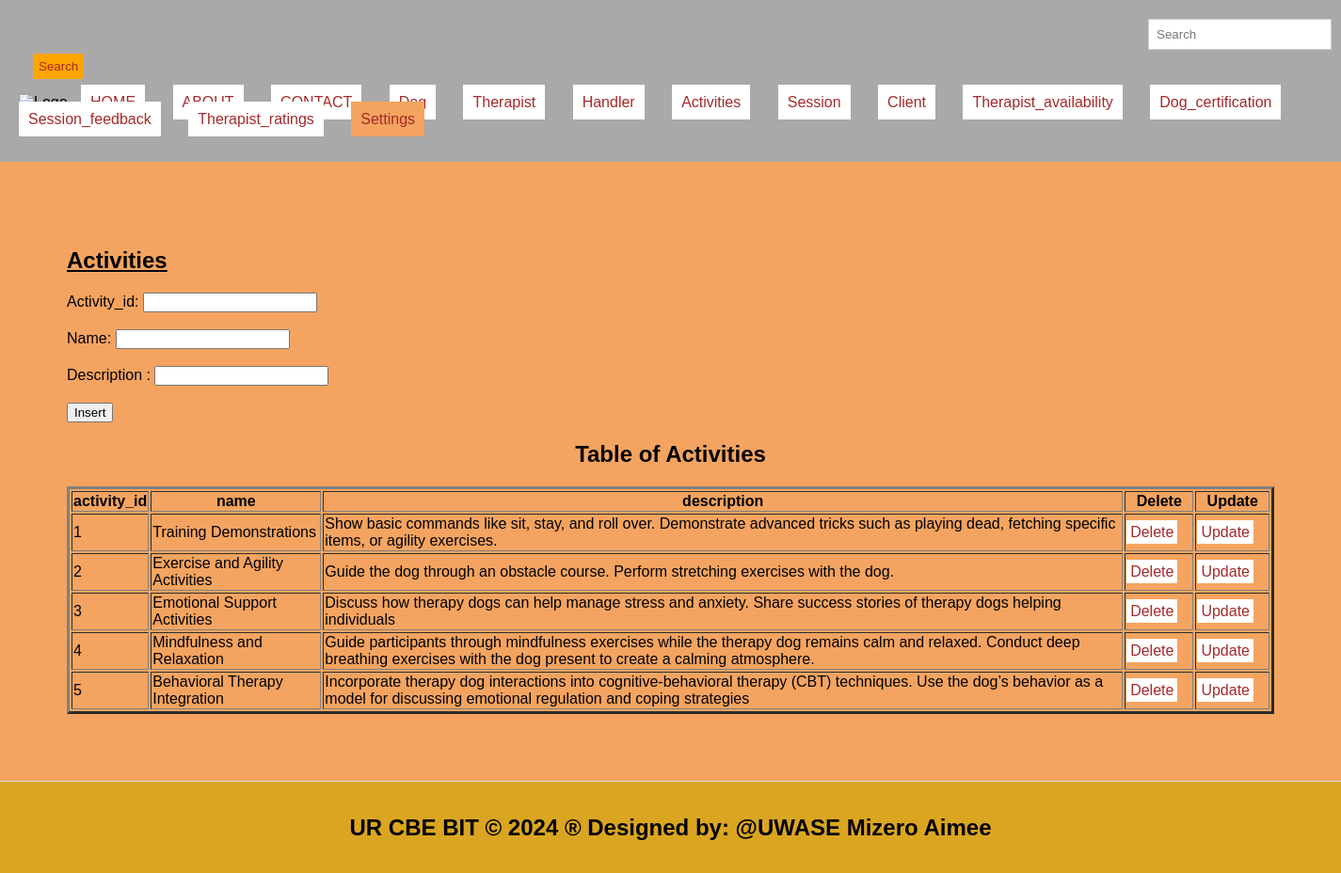
/Activities.php, run on the app's committed database.
### tables this page shows
CREATE TABLE `activities` (
  `activity_id` int(11) NOT NULL,
  `name` varchar(50) DEFAULT NULL,
  `description` text DEFAULT NULL
);

### Activities.php (the view, shortened to what this page needs)
<!DOCTYPE html>
<html lang="en">
<head>
  <link rel="stylesheet" type="text/css" href="style.css" title="style 1" media="screen, tv, projection, handheld, print"/>
</head>
<body bgcolor="sandybrown">
  <header>
    <form class="d-flex" role="search" action="search.php">
      <input class="form-control me-2" type="search" placeholder="Search" aria-label="Search">
      <button class="btn btn-outline-success" type="submit">Search</button>
    </form>
    <ul style="list-style-type: none; padding: 0;">
      <li style="display: inline; margin-right: 10px;">
      </li>
      <li style="display: inline; margin-right: 10px;"><a href="./home.html">HOME</a></li>
      <li style="display: inline; margin-right: 10px;"><a href="./about.html">ABOUT</a></li>
      <li style="display: inline; margin-right: 10px;"><a href="./contact.html">CONTACT</a></li>
      <li style="display: inline; margin-right: 10px;"><a href="./Dog.php">Dog</a></li>
      <li style="display: inline; margin-right: 10px;"><a href="./therapist.php">Therapist</a></li>
      <li style="display: inline; margin-right: 10px;"><a href="./handler.php">Handler</a></li>
      <li style="display: inline; margin-right: 10px;"><a href="./activities.php">Activities</a></li>
      <li style="display: inline; margin-right: 10px;"><a href="./session.php">Session</a></li>
      <li style="display: inline; margin-right: 10px;"><a href="./client.php">Client</a></li>
      <li style="display: inline; margin-right: 10px;"><a href="./therapist_availability.php">Therapist_availability</a></li>
      <li style="display: inline; margin-right: 10px;"><a href="./dog_certification.php">Dog_certification</a></li>
      <li style="display: inline; margin-right: 10px;"><a href="./session_feedback.php">Session_feedback</a></li>
      <li style="display: inline; margin-right: 10px;"><a href="./therapist_ratings.php">Therapist_ratings</a></li>
      <li class="dropdown" style="display: inline; margin-right: 10px;">
        <a href="#" style="padding: 10px; color: brown; background-color: sandybrown; text-decoration: none; margin-right: 15px;">Settings</a>
      </li>
    </ul>
  </header>
  <section>
    <h1><u> Activities </u></h1>
    <form method="post" onsubmit="return confirmInsert();">
      <label for="activity_id">Activity_id:</label>
      <input type="number" id="activity_id" name="activity_id"><br><br>
      <label for="name">Name:</label>
      <input type="text" id="name" name="name" required><br><br>
      <label for="description">Description :</label>
      <input type="text" id="description" name="description" required><br><br>
      <input type="submit" name="add" value="Insert">
    </form>
    <?php
    include('databaseconnection.php');
    $sql = "SELECT * FROM Activities";
    $result = $connection->query($sql);
    ?>
    <center><h2>Table of Activities</h2></center>
    <table border="3">
      <tr>
        <th>activity_id</th>
        <th>name</th>
        <th>description</th>
        <th>Delete</th>
        <th>Update</th>
      </tr>
      <?php
      if ($result->num_rows > 0) {
          while ($row = $result->fetch_assoc()) {
              $activity_id = $row['activity_id'];
              echo "<tr>
                      <td>" . $row['activity_id'] . "</td>
                      <td>" . $row['name'] . "</td>
                      <td>" . $row['description'] . "</td>
                      <td><a style='padding:4px' href='delete_Activities.php?activity_id=$activity_id'>Delete</a></td>
                      <td><a style='padding:4px' href='update_Activities.php?activity_id=$activity_id'>Update</a></td>
                    </tr>";
          }
      } else {
          echo "<tr><td colspan='5'>No data found</td></tr>";
      }
      ?>
    </table>
  </section>
  <footer>
    <center>
      <b><h2>UR CBE BIT &copy; 2024 &reg; Designed by: @UWASE Mizero Aimee</h2></b>
    </center>
  </footer>
</body>
</html>

### style.css (style rules this page uses)
body { font-family: Arial, sans-serif; margin: 0; padding: 0; }
.form-control { padding: 8px; margin-left: 4px; border: 1px solid #ccc; }
.btn { padding: 6px; background-color: orange; color: brown; border: none; }
.dropdown { position: relative; display: inline; margin-right: 10px; }
body { font-family: Arial,sans-serif; margin:0; padding:0; }
header { background-color:darkgray; padding: 20px; }
.dropdown { position: right; display:right; direction:rtl; }
section { padding:28px; border-bottom: 1px solid #ddd; }
footer { text-align: center; padding: 15px; background-color:darkgray; }

### Activities.php (style rules this page uses)
a { padding: 10px; color: chocolate; background-color: white; text-decoration: none; margin-right: 15px; }
a:link { color: brown; }
button.btn { margin-left: 15px; margin-top: 4px; }
input.form-control { margin-left: 1200px; padding: 8px; }
section { padding: 71px; border-bottom: 1px solid #ddd; }
footer { text-align: center; padding: 15px; background-color: goldenrod; }

### data on the page
activities: activity_id "1", name "Training Demonstrations", description "Show basic commands like sit, stay, and roll over. Demonstrate advanced tricks such as playing dead, fetching specific items, or agility exercises."
activities: activity_id "2", name "Exercise and Agility Activities", description "Guide the dog through an obstacle course. Perform stretching exercises with the dog."
activities: activity_id "3", name "Emotional Support Activities", description "Discuss how therapy dogs can help manage stress and anxiety. Share success stories of therapy dogs helping individuals"
activities: activity_id "4", name "Mindfulness and Relaxation", description "Guide participants through mindfulness exercises while the therapy dog remains calm and relaxed. Conduct deep breathing exercises with the dog present to create a calming atmosphere."
activities: activity_id "5", name "Behavioral Therapy Integration", description "Incorporate therapy dog interactions into cognitive-behavioral therapy (CBT) techniques. Use the dog’s behavior as a model for discussing emotional regulation and coping strategies"
